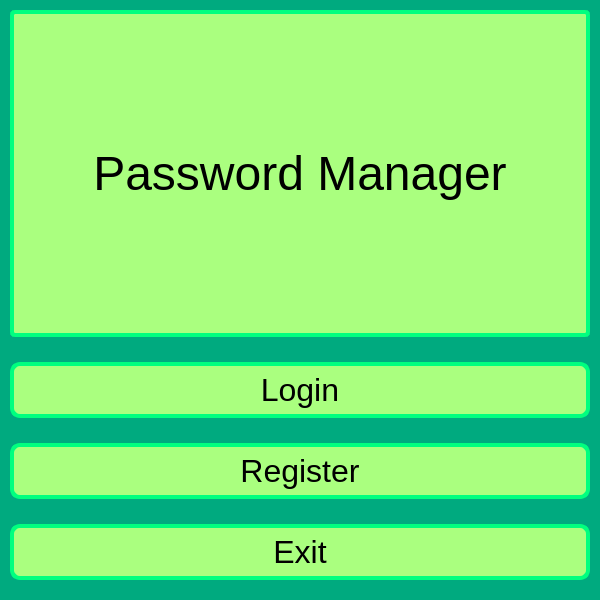
<?xml version="1.0" encoding="UTF-8"?>
<ui version="4.0">
 <class>MainWindow</class>
 <widget class="QMainWindow" name="MainWindow">
  <property name="geometry">
   <rect>
    <x>0</x>
    <y>0</y>
    <width>600</width>
    <height>600</height>
   </rect>
  </property>
  <property name="minimumSize">
   <size>
    <width>600</width>
    <height>600</height>
   </size>
  </property>
  <property name="windowTitle">
   <string>Start Menu</string>
  </property>
  <property name="styleSheet">
   <string notr="true">QWidget {
	background-color: rgb(0, 170, 127);
}

#window_title_label {
	background-color: rgb(170, 255, 127);
	border-width: 4px;
	border-radius: 10px;
	border-style: solid;
	border-color: rgb(0, 255, 127);
	min-width: 10em;
	padding: 6px;
	border-radius: 5px;
}

QPushButton {
	background-color: rgb(170, 255, 127);;
	border-style: solid;
	border-width: 4px;
	border-radius: 10px;
	border-color:  rgb(0, 255, 127);
	min-width: 10em;
	padding: 6px;
}

QPushButton:Hover {
	background-color: rgb(85, 255, 0);
	border-color: rgb(85, 170, 0);
}

QPushButton:pressed {
	background-color: rgb(85, 255, 127);
	border-color: rgb(85, 170, 0);
}</string>
  </property>
  <widget class="QWidget" name="centralwidget">
   <layout class="QVBoxLayout" name="verticalLayout">
    <property name="spacing">
     <number>25</number>
    </property>
    <property name="leftMargin">
     <number>10</number>
    </property>
    <property name="topMargin">
     <number>10</number>
    </property>
    <property name="rightMargin">
     <number>10</number>
    </property>
    <property name="bottomMargin">
     <number>20</number>
    </property>
    <item>
     <widget class="QLabel" name="window_title_label">
      <property name="font">
       <font>
        <family>MS UI Gothic</family>
        <pointsize>36</pointsize>
       </font>
      </property>
      <property name="text">
       <string>Password Manager</string>
      </property>
      <property name="alignment">
       <set>Qt::AlignCenter</set>
      </property>
     </widget>
    </item>
    <item>
     <widget class="QPushButton" name="login_button">
      <property name="font">
       <font>
        <family>MS UI Gothic</family>
        <pointsize>24</pointsize>
       </font>
      </property>
      <property name="text">
       <string>Login</string>
      </property>
     </widget>
    </item>
    <item>
     <widget class="QPushButton" name="register_button">
      <property name="font">
       <font>
        <family>MS UI Gothic</family>
        <pointsize>24</pointsize>
       </font>
      </property>
      <property name="text">
       <string>Register</string>
      </property>
     </widget>
    </item>
    <item>
     <widget class="QPushButton" name="exit_button">
      <property name="font">
       <font>
        <family>MS UI Gothic</family>
        <pointsize>24</pointsize>
       </font>
      </property>
      <property name="text">
       <string>Exit</string>
      </property>
     </widget>
    </item>
   </layout>
  </widget>
 </widget>
 <resources/>
 <connections/>
</ui>
